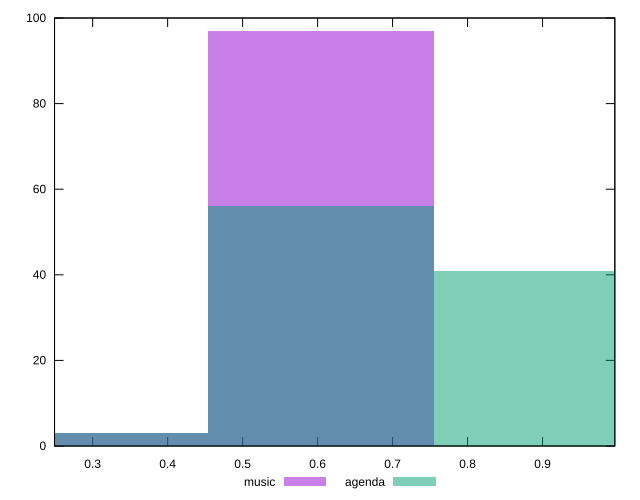

This chart was generated by the following gnuplot code:
reset

$music <<EOF
0.6044666487264493 97
0.30223332436322464 3
EOF

$agenda <<EOF
0.30223332436322464 3
0.6044666487264493 56
0.9066999730896739 41
EOF

set key outside below
set boxwidth 0.30223332436322464
set xrange [0.24914923492488072:0.9963951643549659]
set yrange [0:100]
set trange [0:100]
set style fill transparent solid 0.5 noborder
set terminal svg size 640, 500 enhanced background rgb 'white'
set output "reports/report_00027_2021-02-24T12-40-31.850Z/meta/pScore/comparison/histogram/0_vs_1.svg"

plot $music title "music" with boxes, \
     $agenda title "agenda" with boxes

reset
